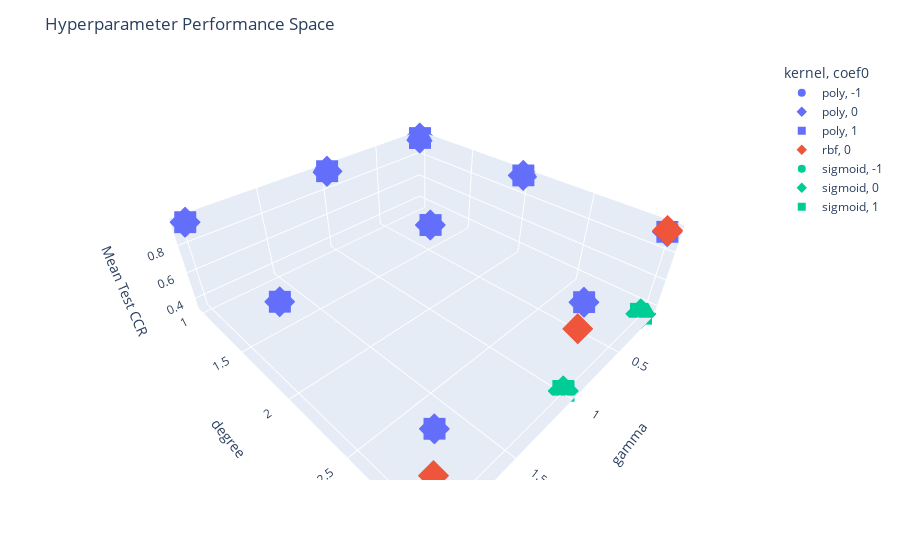

The notebook cell this image was saved under:
### Code cell
''' review the hyperparameter performance space '''
fig = px.scatter_3d(GSCResults, x='gamma', y='degree', z='Mean Test CCR', color='kernel', symbol='coef0')
fig.update_layout(title='Hyperparameter Performance Space')
plyoff.iplot(fig)

### Figure 1 — Plotly figure (JSON) as saved in the notebook; plotly's stock layout.template omitted (floating-point values rounded to 4 significant figures)
{"data": [{"hovertemplate": "kernel=poly<br>coef0=-1<br>gamma=%{x}<br>degree=%{y}<br>Mean Test CCR=%{z}<extra></extra>", "legendgroup": "poly, -1", "marker": {"color": "#636efa", "symbol": "circle"}, "mode": "markers", "name": "poly, -1", "scene": "scene", "showlegend": true, "type": "scatter3d", "x": [2, 0.1, 1, 0.1, 2, 1, 0.1, 2, 1], "y": [1, 2, 1, 1, 2, 2, 3, 3, 3], "z": [0.962, 0.962, 0.9603, 0.9573, 0.9437, 0.9427, 0.9417, 0.941, 0.9407]}, {"hovertemplate": "kernel=poly<br>coef0=0<br>gamma=%{x}<br>degree=%{y}<br>Mean Test CCR=%{z}<extra></extra>", "legendgroup": "poly, 0", "marker": {"color": "#636efa", "symbol": "diamond"}, "mode": "markers", "name": "poly, 0", "scene": "scene", "showlegend": true, "type": "scatter3d", "x": [2, 0.1, 1, 0.1, 1, 2, 0.1, 1, 2], "y": [1, 2, 1, 1, 2, 2, 3, 3, 3], "z": [0.962, 0.962, 0.9603, 0.9573, 0.9437, 0.9437, 0.941, 0.941, 0.941]}, {"hovertemplate": "kernel=poly<br>coef0=1<br>gamma=%{x}<br>degree=%{y}<br>Mean Test CCR=%{z}<extra></extra>", "legendgroup": "poly, 1", "marker": {"color": "#636efa", "symbol": "square"}, "mode": "markers", "name": "poly, 1", "scene": "scene", "showlegend": true, "type": "scatter3d", "x": [2, 0.1, 1, 0.1, 1, 2, 1, 2, 0.1], "y": [1, 2, 1, 1, 2, 2, 3, 3, 3], "z": [0.962, 0.9613, 0.9603, 0.9573, 0.9433, 0.9433, 0.941, 0.941, 0.9397]}, {"hovertemplate": "kernel=rbf<br>coef0=0<br>gamma=%{x}<br>degree=%{y}<br>Mean Test CCR=%{z}<extra></extra>", "legendgroup": "rbf, 0", "marker": {"color": "#EF553B", "symbol": "diamond"}, "mode": "markers", "name": "rbf, 0", "scene": "scene", "showlegend": true, "type": "scatter3d", "x": [0.1, 1, 2], "y": [3, 3, 3], "z": [0.9483, 0.7763, 0.659]}, {"hovertemplate": "kernel=sigmoid<br>coef0=-1<br>gamma=%{x}<br>degree=%{y}<br>Mean Test CCR=%{z}<extra></extra>", "legendgroup": "sigmoid, -1", "marker": {"color": "#00cc96", "symbol": "circle"}, "mode": "markers", "name": "sigmoid, -1", "scene": "scene", "showlegend": true, "type": "scatter3d", "x": [0.1, 1, 2], "y": [3, 3, 3], "z": [0.3333, 0.3333, 0.3333]}, {"hovertemplate": "kernel=sigmoid<br>coef0=0<br>gamma=%{x}<br>degree=%{y}<br>Mean Test CCR=%{z}<extra></extra>", "legendgroup": "sigmoid, 0", "marker": {"color": "#00cc96", "symbol": "diamond"}, "mode": "markers", "name": "sigmoid, 0", "scene": "scene", "showlegend": true, "type": "scatter3d", "x": [0.1, 1, 2], "y": [3, 3, 3], "z": [0.3333, 0.3333, 0.3333]}, {"hovertemplate": "kernel=sigmoid<br>coef0=1<br>gamma=%{x}<br>degree=%{y}<br>Mean Test CCR=%{z}<extra></extra>", "legendgroup": "sigmoid, 1", "marker": {"color": "#00cc96", "symbol": "square"}, "mode": "markers", "name": "sigmoid, 1", "scene": "scene", "showlegend": true, "type": "scatter3d", "x": [0.1, 1, 2], "y": [3, 3, 3], "z": [0.3333, 0.3333, 0.3333]}], "layout": {"autosize": true, "legend": {"title": {"text": "kernel, coef0"}, "tracegroupgap": 0}, "margin": {"t": 60}, "scene": {"aspectmode": "auto", "aspectratio": {"x": 1.421, "y": 1.496, "z": 0.4703}, "domain": {"x": [0, 1], "y": [0, 1]}, "xaxis": {"title": {"text": "gamma"}, "type": "linear"}, "yaxis": {"title": {"text": "degree"}, "type": "linear"}, "zaxis": {"title": {"text": "Mean Test CCR"}, "type": "linear"}}, "title": {"text": "Hyperparameter Performance Space"}}}
